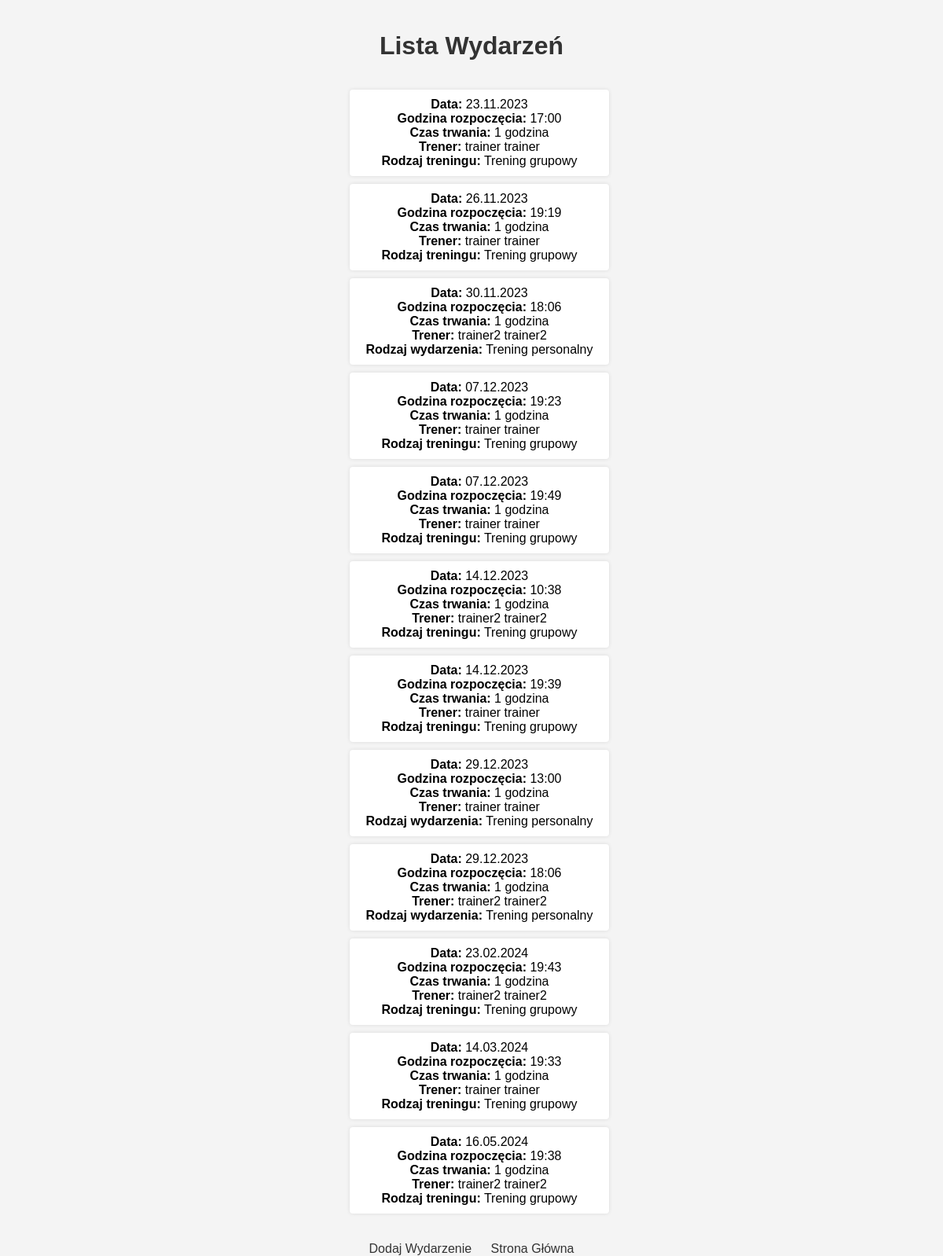
/events/list/, run on an earlier commit of the app's database.
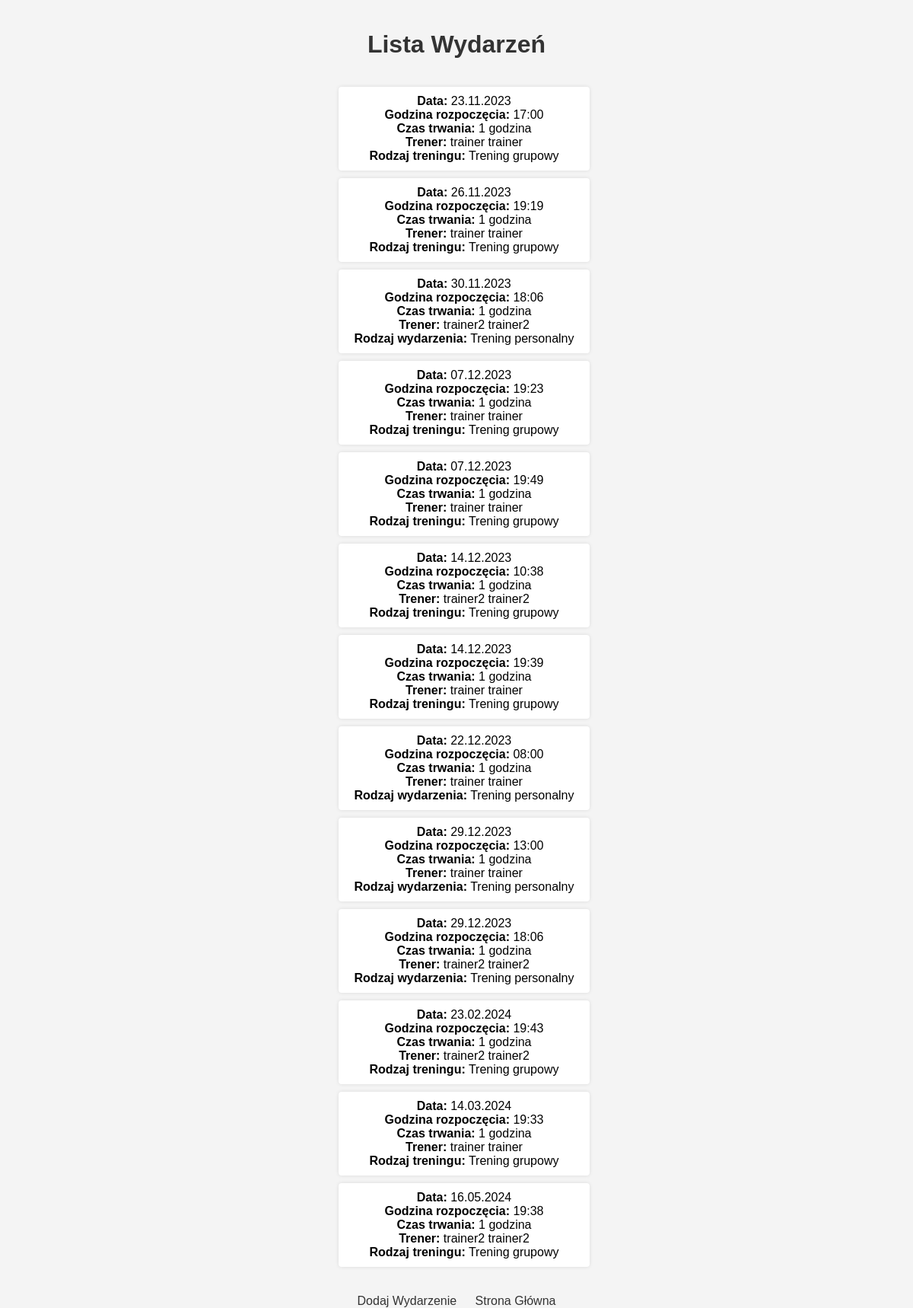
And on a later commit of the database.
### silownia_app/models.py (models this page shows, shortened)
class Event(models.Model):
    date = models.DateTimeField()
    trainer = models.ForeignKey(Client, on_delete=models.SET_NULL, null=True, blank=True, related_name='trainer_events')
    EVENT_TYPE_CHOICES = [
        ('group', 'Trening grupowy'),
        ('personal', 'Trening personalny'),
    ]
    event_type = models.CharField(max_length=20, choices=EVENT_TYPE_CHOICES)
    max_clients = models.PositiveIntegerField(default=1)
    clients_list = models.ManyToManyField('Client', blank=True, related_name='client_events')

class Client(AbstractBaseUser):
    login = models.CharField(_('login'), max_length=100, unique=True)
    first_name = models.CharField(_('imię'), max_length=100)
    last_name = models.CharField(_('nazwisko'), max_length=100)
    date_of_birth = models.DateField(_('data urodzenia'), null=True, blank=True)
    is_active = models.BooleanField(default=True)
    is_admin = models.BooleanField(default=False)
    is_employee = models.BooleanField(default=False)
    is_trainer = models.BooleanField(default=False)
    objects = ClientManager()
    USERNAME_FIELD = 'login'
    REQUIRED_FIELDS = []

### silownia_app/views.py (the view)
# urls.py: path('events/list/', list_events, name='list_events'),
def list_events(request):
    events = Event.objects.all().order_by('date')  # Sort events by date
    context = {'events': events}
    return render(request, 'events/list.html', context)

### silownia_app/templates/events/list.html (shortened to what this page needs)
{% load static %}
{% load custom_filters %}
<!DOCTYPE html>
<html>
<head>
    <link rel="stylesheet" type="text/css" href="{% static 'css_files/list2.css' %}">
</head>
<body>
    <h1>Lista Wydarzeń</h1>
    <main>
        <ul>
            {% for event in events %}
                <li>
                    <strong>Data:</strong> {{ event.date|date:"d.m.Y" }}<br>
                    <strong>Godzina rozpoczęcia:</strong> {{ event.date|time:"H:i" }}<br>
                    <strong>Czas trwania:</strong> 1 godzina<br>
                    <strong>Trener:</strong> {{ event.trainer.first_name }} {{ event.trainer.last_name }}<br>
                    {% if event.event_type == 'group' %}
                        <strong>Rodzaj treningu:</strong> Trening grupowy<br>
                    {% else %}
                        <strong>Rodzaj wydarzenia:</strong> {{ event.get_event_type_display }}<br>
                    {% endif %}
                </li>
            {% endfor %}
        </ul>
    </main>
    <nav>
        <a href="{% url 'add_event' %}">Dodaj Wydarzenie</a>
        <a href="{% url 'index' %}">Strona Główna</a>
    </nav>
</body>
</html>

What changed in the data, as far as the page shows it:
added Event: date "22.12.2023", date "08:00", trainer.first_name "trainer", trainer.last_name "trainer", event_type "Trening personalny"
